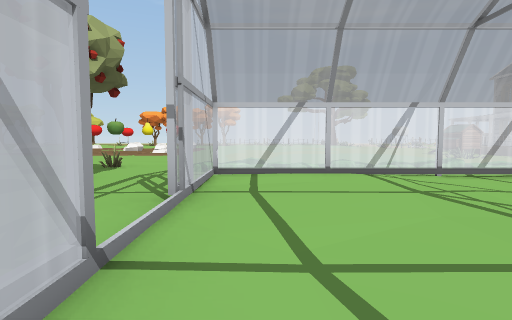
View 1 (above)

12 first-person views from a walk through a Unity game level. The camera is 1.3 m above the floor, tilts 4° down and sees 80° across. Doors are open. The floor is counted in squares, 2 m on a side. Each view is taken from the middle of a square. On the plan, view 1 faces up. The plan holds only what a view shows up to about 10 squares ahead; the rest is blank. The place goes on beyond the plan. The player is left out. Some surface patterns are stand-ins.

View 2
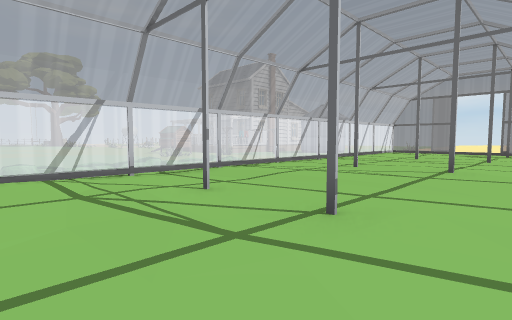

View 3
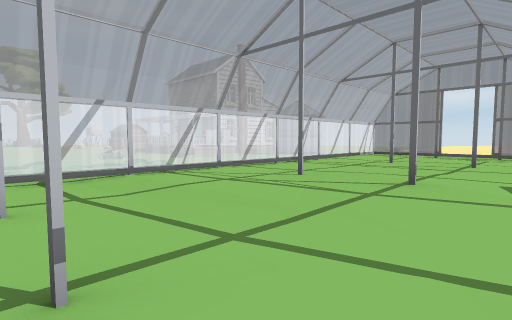

View 4
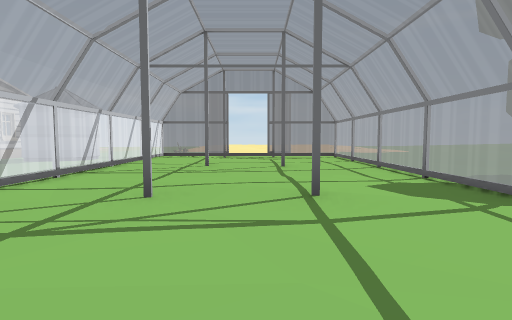

View 5
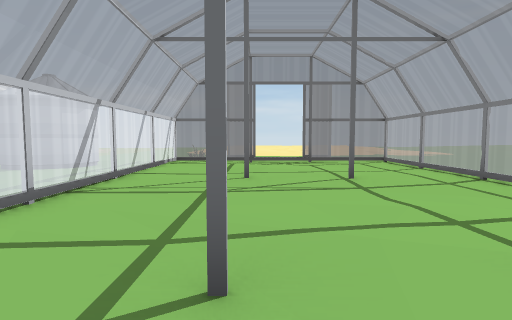

View 6
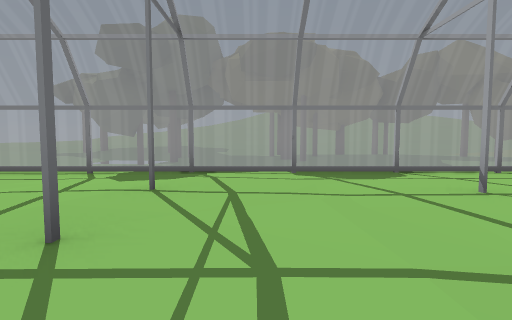

View 7
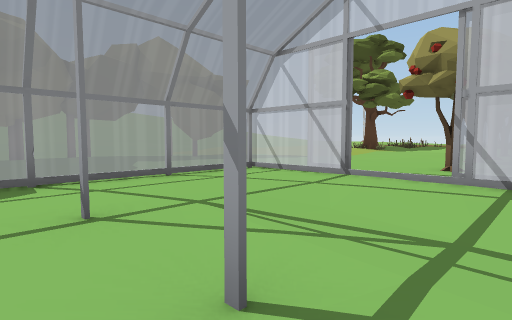

View 8
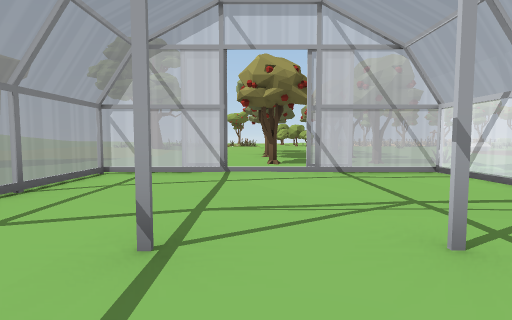

View 9
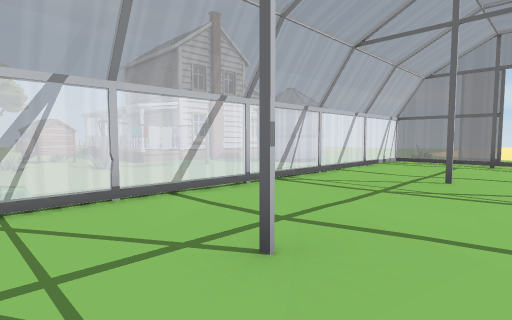

View 10
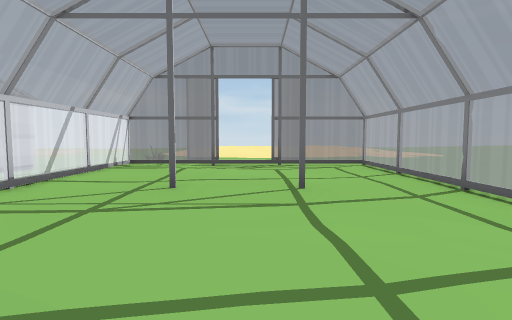

View 11
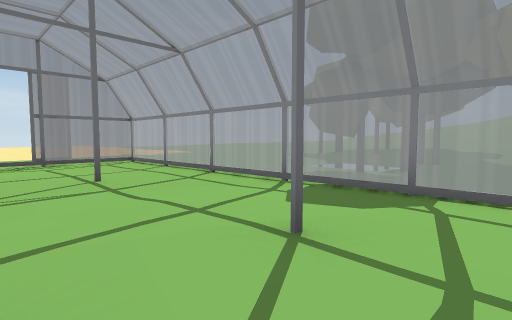

View 12
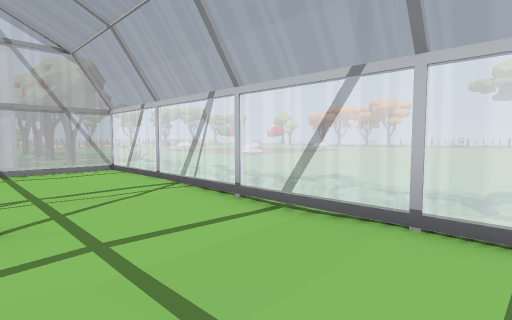

### Floor plan
Key: @ floor where view 1 was taken; # wall or solid block; . main floor; : floor 0.25 m higher than the main floor; - floor 0.25 m lower than the main floor; / step, stairs or slope; = window, fence, low wall or low ledge; T thing the floor can be seen under or through; O other object.
Columns run from 8 left of view 1 to 17 right of it. Each row starts with its distance up from view 1.
 14            ... ..
 13           .... ...
 12          ..... OO.#
 11         ...:....O.##
 10  .. ...........O:..####
  9  ...............OOO .#O
  8  ....................# ...
  7   ...O.  ///..............
  6    ....T #===TT..........
  5   O..O.T.......TTTTTTT #
  4   .....T...............#.
  3 O......T...#...#...#.../.
  2   O..O................./.
  1   .....T...#...#...#...#.
  0   .....T@..............#.
 -1    .....TTTTTTTTTTTTTTTT.
 -2    .......................
 -3    ..............---......
 -4    ..........#...# --.....
 -5    ... ..........   -.....
 -6    ..   ....   .-    .. ..
 -7          ..#   .-/
 -8                --#
 -9                //

Where each view was taken, in squares from view 1:
view 1: 0 up, 0 right, facing up
view 2: 0 up, 1 right, facing up-right
view 3: 0 up, 3 right, facing up-right
view 4: 2 up, 4 right, facing right
view 5: 3 up, 6 right, facing right
view 6: 5 up, 6 right, facing down
view 7: 4 up, 4 right, facing down-left
view 8: 2 up, 5 right, facing left
view 9: 2 up, 6 right, facing up-right
view 10: 2 up, 7 right, facing right
view 11: 3 up, 6 right, facing down-right
view 12: 3 up, 6 right, facing up-left
